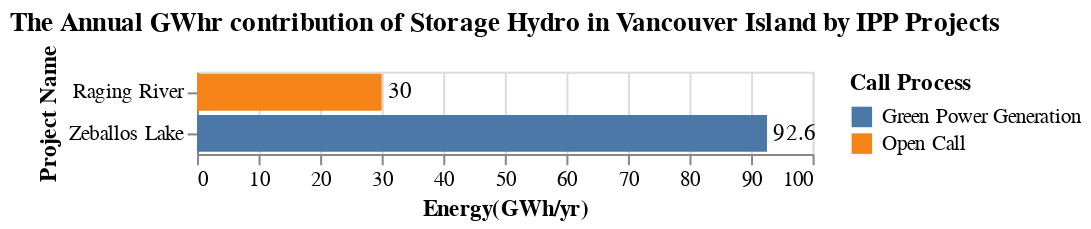

The code cell stored with this chart in its notebook:
### Markdown cell above
The bar chart energy_VI_Loc_chart, shows the energy contribution for each of these Storage Hydro projects and the call process by which it was acquired. 

The bar chart capacity_VI_Loc_chart, shows the capacity contribution for each of these Storage Hydro projects and the call process by which it was acquired.

### Code cell
title = alt.TitleParams('The Annual GWhr contribution of Storage Hydro in Vancouver Island by IPP Projects')

capacity_IPP = alt.Chart(data_VI, title = title).mark_bar().encode(
                    alt.Y('Project_name', title='Project Name',sort='x'),
                    alt.X('sum(Energy(GWh/yr))', title='Energy(GWh/yr)'),
                    alt.Color('Call_process', title = 'Call Process')).properties( width=300)
energy_VI_Loc_chart = capacity_IPP + capacity_IPP.mark_text(
    color = 'black', align='left', dx = 3).encode(text='sum(Energy(GWh/yr))',color=alt.value('black'))
energy_VI_Loc_chart

### Figure 1 — Vega-Lite specification as saved in the notebook (floating-point values rounded to 4 significant figures)
{"config": {"view": {"continuousWidth": 300, "continuousHeight": 300}}, "layer": [{"mark": {"type": "bar"}, "encoding": {"color": {"field": "Call_process", "title": "Call Process", "type": "nominal"}, "x": {"aggregate": "sum", "field": "Energy(GWh/yr)", "title": "Energy(GWh/yr)", "type": "quantitative"}, "y": {"field": "Project_name", "sort": "x", "title": "Project Name", "type": "nominal"}}, "title": {"text": "The Annual GWhr contribution of Storage Hydro in Vancouver Island by IPP Projects"}}, {"mark": {"type": "text", "align": "left", "color": "black", "dx": 3}, "encoding": {"color": {"value": "black"}, "text": {"aggregate": "sum", "field": "Energy(GWh/yr)", "type": "quantitative"}, "x": {"aggregate": "sum", "field": "Energy(GWh/yr)", "title": "Energy(GWh/yr)", "type": "quantitative"}, "y": {"field": "Project_name", "sort": "x", "title": "Project Name", "type": "nominal"}}, "title": {"text": "The Annual GWhr contribution of Storage Hydro in Vancouver Island by IPP Projects"}}], "data": {"name": "data-88802e00bd74ae92d3b5486ddd0d1f05"}, "width": 300, "$schema": "https://vega.github.io/schema/vega-lite/v5.20.1.json", "datasets": {"data-88802e00bd74ae92d3b5486ddd0d1f05": [{"Sub_region": "Vancouver Island", "Project_name": "Raging River", "IPP_seller": "Raging River Power & Mining Inc.", "Location": "Port Alice", "Type": "Storage Hydro", "Year": "2006", "Call_process": "Open Call", "Capacity(MW)": 8.0, "Energy(GWh/yr)": 30.0, "Region": "Vancouver Island"}, {"Sub_region": "Vancouver Island", "Project_name": "Zeballos Lake", "IPP_seller": "Zeballos Lake Hydro Limited Partnership", "Location": "Zeballos", "Type": "Storage Hydro", "Year": "2003", "Call_process": "Green Power Generation", "Capacity(MW)": 21.9, "Energy(GWh/yr)": 92.6, "Region": "Vancouver Island"}]}}
